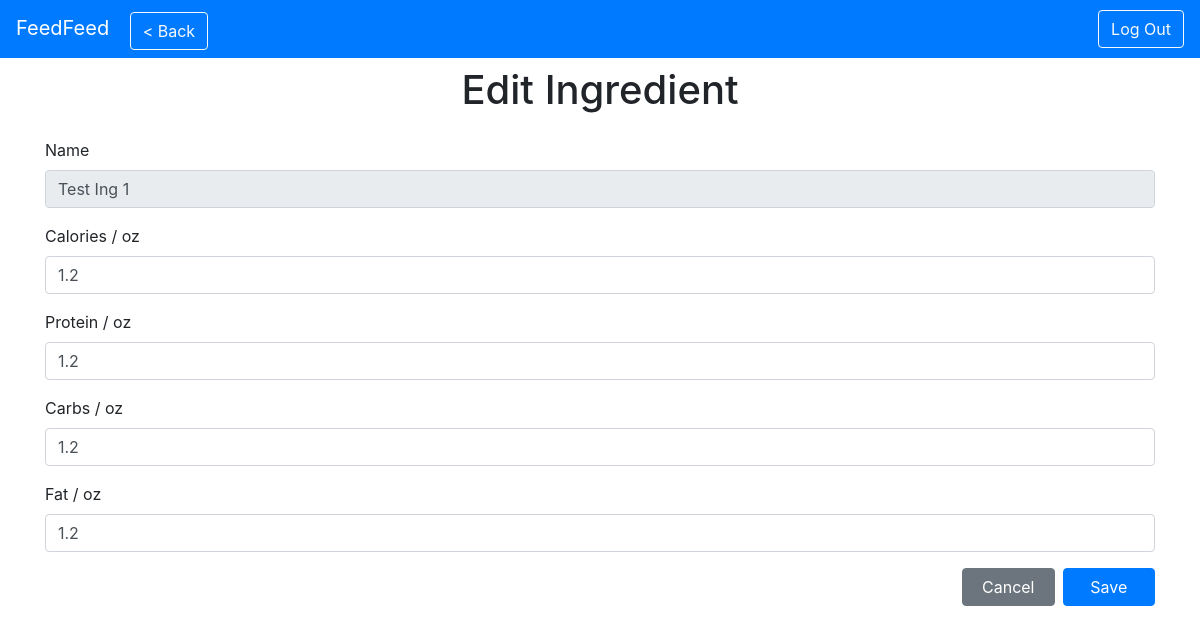
The app's page /dash/ingredients/edit/?action=Edit&id=1, older data.
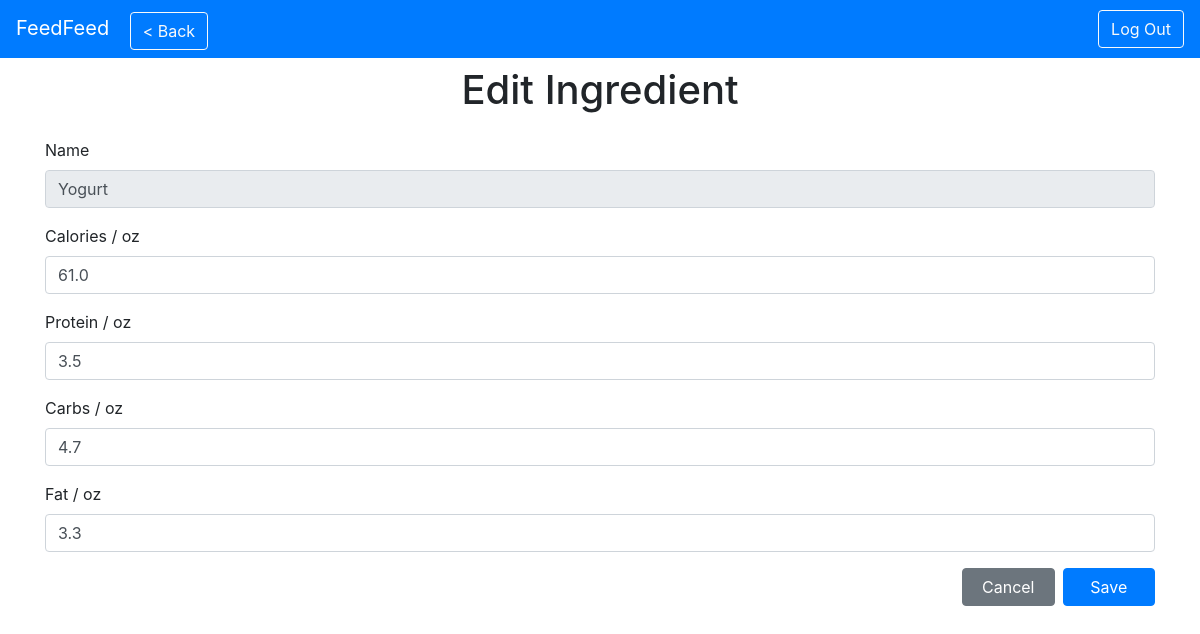
The same page, newer data.
### tables this page shows
CREATE TABLE "Ingredient" (
	"id"	INTEGER,
	"calories"	REAL,
	"protein"	REAL,
	"carbs"	REAL,
	"fat"	REAL,
	"is_meal"	INTEGER,
	"name"	TEXT,
	PRIMARY KEY("id")
);

### server.py (the view)
@app.route("/dash/ingredients/edit/", methods=["GET"])
def adminEditIngredient():
    admin_flag = True
    if(not admin_flag):
        flash("Restricted Access")
        return redirect(url_for("login_get"))
    args = request.args
    if "action" in args:
        if args["action"] == "New" or args["action"] == "Edit":
            action = args["action"]
    else:
        action = "New"
    if action == "New":
        return render_template("admin_edit_ingredient.html",
                                username="Administrator",
                                uiSectionName=f"{action} Ingredient",
                                showBackButton=True,
                                backLink=url_for("adminIngredientManager"),
                                action=action)
    elif action == "Edit":
        if "id" in args:
            try:
                ingId = int(args["id"])
            except:
                abort(404)
            c = get_db().cursor()
            ingInfo = c.execute("""
                SELECT id, name, calories, protein, carbs, fat, is_meal FROM Ingredient WHERE id == ?
            """, (ingId,)).fetchone()
            currentIngredient = Ingredient(ingInfo[0], ingInfo[1], ingInfo[2], ingInfo[3], ingInfo[4], ingInfo[5], ingInfo[6] == 1)
            return render_template("admin_edit_ingredient.html",
                                    username="Administrator",
                                    uiSectionName=f"{action} Ingredient",
                                    ingredient=currentIngredient,
                                    showBackButton=True,
                                    backLink=url_for("adminIngredientManager"),
                                    action=action)
    abort(404)

### server.py (called while the page is built)
def get_db():
    db = getattr(g, "_database", None)
    if db is None:
        db = g._database = sqlite3.connect(DATABASE)
    return db

@app.teardown_appcontext
def close_connection(exception):
    db = getattr(g, "_database", None)
    if db is not None:
        db.close()

### templates/admin_edit_ingredient.html (shortened to what this page needs)
{% extends "admin_base.html" %}
{% block main %}
<div class="container">
    <h1 class="text-center py-3">{{action}} Ingredient</h1>
    <form action="{{url_for('adminEditIngredientPost')}}" method="POST">
        {% if action == "Edit" %}
        <div class="form-group">
            <label for="ingName">Name</label>
            <input type="text" class="form-control" id="ingName" name="ingName" placeholder="Name" value="{{ingredient.name}}" readonly>
        </div>
        <div class="form-group">
            <label for="ingCal">Calories / oz</label>
            <input type="number" class="form-control" id="ingCal" name="calories" placeholder="Calories / oz" value="{{ingredient.calories}}" required min="0" step="0.001">
        </div>
        <div class="form-group">
            <label for="ingProt">Protein / oz</label>
            <input type="number" class="form-control" id="ingProt" name="protein" placeholder="Protein / oz" value="{{ingredient.protein}}" required min="0" step="0.001">
        </div>
        <div class="form-group">
            <label for="ingCarb">Carbs / oz</label>
            <input type="number" class="form-control" id="ingCarb" name="carbs" placeholder="Carbs / oz" value="{{ingredient.carbs}}" required min="0" step="0.001">
        </div>
        <div class="form-group">
            <label for="ingFat">Fat / oz</label>
            <input type="number" class="form-control" id="ingFat" name="fat" placeholder="Fat / oz" value="{{ingredient.fat}}" required min="0" step="0.001">
        </div>
        {% endif %}
        <div class="row justify-content-end mx-0">
            <a id="cancel-button" class="col-lg-1 btn btn-secondary mr-2 mb-2" href="{{backLink}}">Cancel</a>
            <button id="submit-button" class="col-lg-1 btn btn-primary mb-2" type="submit">Save</button>
        </div>
    </form>
</div>
{% endblock %}

Row changes from the older to the newer data that the page shows:
changed Ingredient: ingName "Test Ing 1" → "Yogurt"; calories "1.2" → "61.0"; protein "1.2" → "3.5"; carbs "1.2" → "4.7"; fat "1.2" → "3.3"
